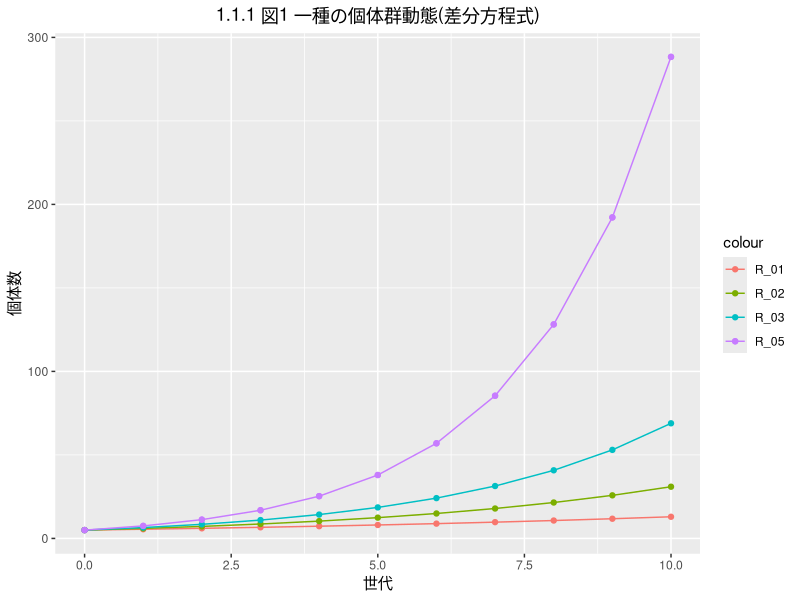

Source code (R):
library(tidyverse)
rm(list=objects())

# setting
N0 <- 5
R01 <- 0.1
R02 <- 0.2
R03 <- 0.3
R05 <- 0.5
generation <- 10

Result <- data_frame(
  ge = 0,
  R_01 = N0,
  R_02 = N0,
  R_03 = N0,
  R_05 = N0,
)

# equation
for (t in 1:generation){
  NR_1 <- (R01+1)^t * N0
  NR_2 <- (R02+1)^t * N0
  NR_3 <- (R03+1)^t * N0
  NR_5 <- (R05+1)^t * N0
  Result[nrow(Result)+1,] <- list(t,NR_1,NR_2,NR_3,NR_5)
}

figure <- ggplot(Result,aes(ge))+
  geom_point(aes(y = R_01,color ="R_01"))+
  geom_path(aes(y=R_01,color ="R_01"))+
  geom_point(aes(y = R_02,color = "R_02"))+
  geom_path(aes(y=R_02,color ="R_02"))+
  geom_point(aes(y = R_03,color ="R_03"))+
  geom_path(aes(y=R_03,color ="R_03"))+
  geom_point(aes(y = R_05,color ="R_05"))+
  geom_point(aes(y = R_05,color ="R_05"))+
  geom_path(aes(y=R_05,color ="R_05"))+
  labs(title = "1.1.1 図1 一種の個体群動態(差分方程式)",x = "世代", y= "個体数")+
  theme(plot.title = element_text(hjust = 0.5))
  

figure